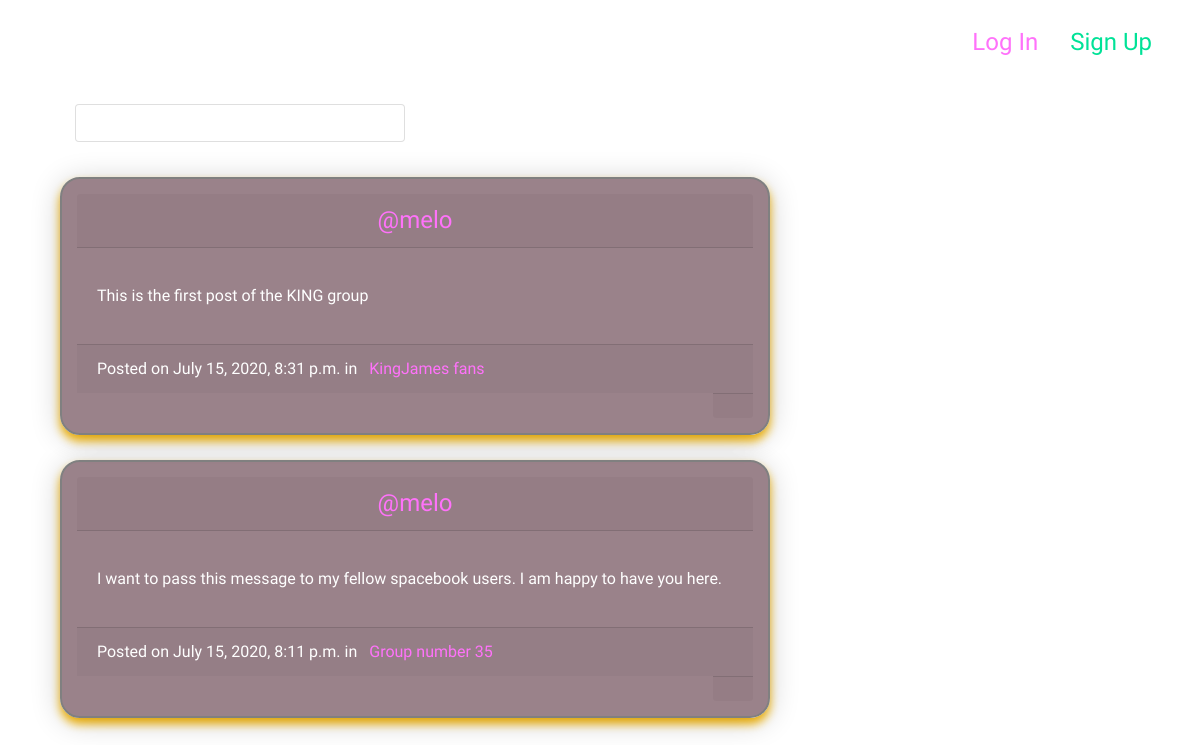
/posts/, run on the app's committed database.
### posts/models.py (models this page shows, shortened)
class Post(models.Model):
    user = models.ForeignKey(User, on_delete=models.CASCADE, related_name='posts')
    message = models.CharField(max_length=512,blank=False)
    created_at = models.DateTimeField(auto_now=True)
    message_html = models.TextField(editable=False)
    group = models.ForeignKey(Group, on_delete=models.CASCADE, related_name='posts',null=True,blank=True)
    class Meta():
        ordering = ['-created_at']
        unique_together = ['user','message']

### groups/models.py (models this page shows, shortened)
class Group(models.Model):
    name = models.CharField(max_length=64,unique=True)
    slug = models.SlugField(max_length=64,allow_unicode=True,unique=True)
    desc = models.TextField(max_length=256,blank=True,default='')
    desc_html = models.TextField(blank=True,default='',editable=False)
    members = models.ManyToManyField(User,through='GroupMember')
    class Meta():
        ordering = ['name']

### posts/views.py (the view)
# urls.py: path('', views.PostList.as_view(), name="all"),
class PostList(SelectRelatedMixin, generic.ListView):
    model = models.Post
    select_related = ("user", "group")

### templates/posts/post_list.html (shortened to what this page needs)
{% extends "posts/post_base.html" %}
{% block prepost %}
<div class="container">
  <div class="col-md-4">
    <div class="card">
      <div class="content">
        <h5 class="card-title">All groups</h5>
      </div>
    </div>
  </div>
</div>
{% endblock %}
{% block post_cont %}
<br><br>
  <div class="col-md-8">
  	{% for post in post_list %}
    {% include "posts/_post_.html" %}
  	{% endfor %}
  </div>
{% endblock %}

### templates/posts/_post_.html (shortened to what this page needs)
<div class="card postcard">
  <h4 class="text-center card-header">
     <a href="{% url 'posts:for_user' username=post.user.username %}">@{{post.user.username}}</a>
   </h4><div class="card-body">
     <p class="text-center">{{post.message_html|safe}}</p>
   </div>
   <div class="card-footer">
     <time class="time">Posted on {{ post.created_at }}</time>
     {% if post.group %}
     <span class="group-name">in <a href="{% url 'groups:single' slug=post.group.slug %}">{{ post.group.name }}</a></span>
     {% endif %}
   </div>
   <div class="card-footer ml-auto">
 </div>
</div>

### static/mastercss/master.css (style rules this page uses)
.postcard { transition: 0.5s; background-color: rgba(55, 6, 23, 0.5); padding: 15px; width: auto; height: auto; border-radius: 20px; border: 2px solid gray; box-shadow: 0 4px 30px 0 rgba(0, 0, 0, 0.2), 0 6px 10px 0 #ffbe0b; margin-top: 25px; }
a { text-decoration: none; transition:0.5s; color : #faa307; padding: 8px; }
a:nth-child(1) { filter: hue-rotate(270deg); }

### data on the page
Post: user.username "melo", message_html "This is the first post of the KING group", created_at "July 15, 2020, 8:31 p.m.", group.name "KingJames fans"
Post: user.username "melo", message_html "I want to pass this message to my fellow spacebook users. I am happy to have you here.", created_at "July 15, 2020, 8:11 p.m.", group.name "Group number 35"
